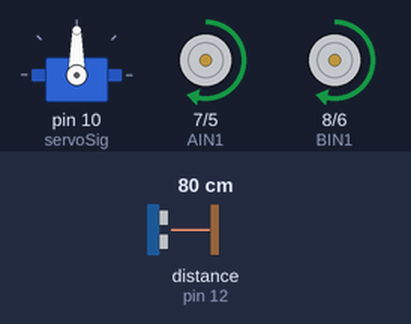
Bench run of a sketch on a simulated Arduino Uno, built with avr-gcc and run on an emulated ATmega328P. Shown: servo, direction and speed pins drawn as motors (green arrow = direction pin HIGH = forward, orange = LOW = backward, longer = more drive). Wiring (inferred from the names in the program): ultrasonic range finder: trigger pin 13; echo pin 12. The test bench sets the inputs (shaded band); at power-on: distance to the obstacle (sensor on pin 12) 80 cm. The echo pulse lasts 58.3 µs per cm.

Above: at 1.8 s.
1.9 s: distance to the obstacle (sensor on pin 12) set to 24 cm
3.4 s: distance to the obstacle (sensor on pin 12) set to 19 cm
At 4.3 s:
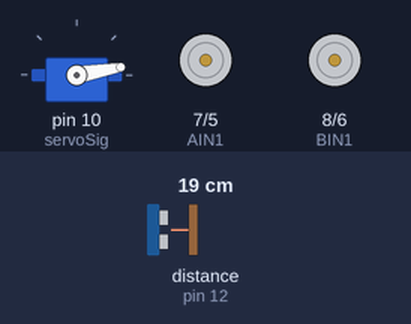
6.5 s: distance to the obstacle (sensor on pin 12) set to 35 cm
At 9.4 s:
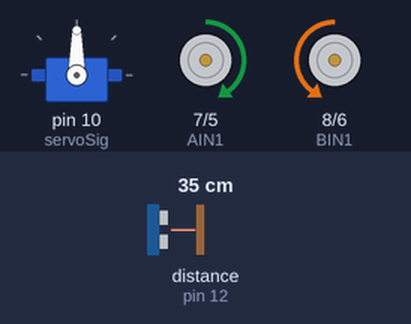
9.6 s: distance to the obstacle (sensor on pin 12) set to 2 cm
At 12.5 s:
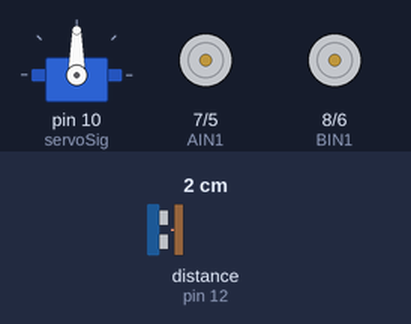
12.7 s: distance to the obstacle (sensor on pin 12) set to 4 cm
Timing chart, 0 to 29.6 s (numbered marks = the images above; inputs shaded):
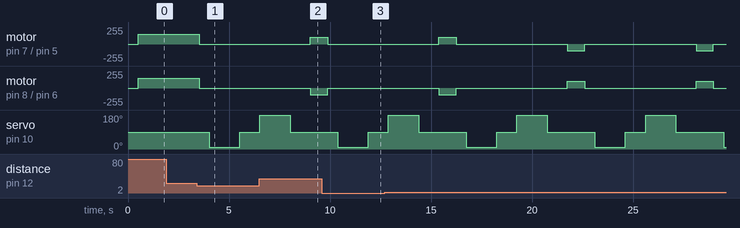

Measured:
- the behaviour switches between 22 and 21 cm on distance to the obstacle (sensor on pin 12) (found by bisection; images 0 and 1)
- after the input at 3.4 s, motor on pin 7 (AIN1) / pin 5 (PWMA), motor on pin 8 (BIN1) / pin 6 (PWMB): forward 150/255 → stopped after 0.12 s; servo on pin 10 (servoSig): 90° → 10° after 0.62 s, → 90° 1.5 s later
- after the input at 6.5 s, motor on pin 7 (AIN1) / pin 5 (PWMA): stopped → forward 100/255 after 2.5 s; motor on pin 8 (BIN1) / pin 6 (PWMB): stopped → backward 100/255 after 2.5 s
- after the input at 9.6 s, motor on pin 7 (AIN1) / pin 5 (PWMA): forward 100/255 → stopped after 0.29 s; motor on pin 8 (BIN1) / pin 6 (PWMB): backward 100/255 → stopped after 0.29 s; servo on pin 10 (servoSig): 90° → 10° after 0.79 s, → 90° 1.5 s later

The sketch:

LiaCollisonAvoidanceDraft1.ino
```cpp
#include <Servo.h>  //servo library
Servo myservo;      // create servo object to control servo

int PWMA =5;
int AIN1=7; // Direction motor B
int BIN1=8;// Direction motor A
int PWMB =6;
int STBY =3;

int MINspeed = 50;// MINImum speed before car or atleast my car struggles

int SPEED1 = 100; //MINspeed for MOVING   TURNS

int SPEED2 = 150;
int SPEED3 = 200;

int MAXspeed = 255;// MAXimum speed before car or atleast my car struggles

int Echo = 12;
int Trig = 13;

int servoSig = 10;

int rightDistance = 0, leftDistance = 0, middleDistance = 0;

void forward(int speed){

  digitalWrite(STBY,1);

  //motor A
  pinMode(PWMA,OUTPUT);
  analogWrite (PWMA,speed);
  pinMode(AIN1,OUTPUT);
  digitalWrite (AIN1,1);

  //Motor B
  pinMode(PWMB,OUTPUT);
  analogWrite(PWMB, speed);
  pinMode(BIN1,OUTPUT);
  digitalWrite (BIN1,1);


}

void backward(int speed){

  digitalWrite(STBY,1);

  //motor A
  pinMode(PWMA,OUTPUT);
  analogWrite (PWMA,speed);
  pinMode(AIN1,OUTPUT);
  digitalWrite (AIN1,0);

  //Motor B
  pinMode(PWMB,OUTPUT);
  analogWrite(PWMB, speed);
  pinMode(BIN1,OUTPUT);
  digitalWrite (BIN1,0);


}
void left(int speed){ // Left means it just turns left meaning stop moving forward and just moves in places leftward or counterclockwise for aslong as delaspeed dictates

  digitalWrite(STBY,1);

  //motor A
  pinMode(PWMA,OUTPUT);
  analogWrite (PWMA,speed);
  pinMode(AIN1,OUTPUT);
  digitalWrite (AIN1,1);

  //Motor B
  pinMode(PWMB,OUTPUT);
  analogWrite(PWMB, speed);
  pinMode(BIN1,OUTPUT);
  digitalWrite (BIN1,0);
}


void right(int speed){  //Right means it just turns right meaning stop moving forward and just moves in places rightward  or clockwise for aslong as delaspeed dictates

  digitalWrite(STBY,1);

  //motor A
  pinMode(PWMA,OUTPUT);
  analogWrite (PWMA,speed);
  pinMode(AIN1,OUTPUT);
  digitalWrite (AIN1,0);

  //Motor B
  pinMode(PWMB,OUTPUT);
  analogWrite(PWMB, speed);
  pinMode(BIN1,OUTPUT);
  digitalWrite (BIN1,1);


}

 void stop (){

  digitalWrite(STBY,1);

  //motor A
  pinMode(PWMA,OUTPUT);
  analogWrite (PWMA,0);
  pinMode(AIN1,OUTPUT);
  digitalWrite (AIN1,1);

  //Motor B
  pinMode(PWMB,OUTPUT);
  analogWrite(PWMB, 0);
  pinMode(BIN1,OUTPUT);
  digitalWrite (BIN1,1);


}


//Ultrasonic distance measurement Sub function
int Distance_test() {
  digitalWrite(Trig, LOW);
  delayMicroseconds(2);
  digitalWrite(Trig, HIGH);
  delayMicroseconds(20);
  digitalWrite(Trig, LOW);
  float Fdistance = pulseIn(Echo, HIGH);
  Fdistance= Fdistance / 58;
  return (int)Fdistance;
}

void setup() {
  myservo.attach(servoSig);  // attach servo on pin 3 to servo object
  Serial.begin(9600);
  pinMode(Echo, INPUT);
  pinMode(Trig, OUTPUT);

}

void loop() {
    myservo.write(90);  //setservo position according to scaled value
    delay(500);
    middleDistance = Distance_test();
   forward(100);
    if(middleDistance <= 20) {
      stop();
      delay(500);
      myservo.write(10);
      delay(1000);
      rightDistance = Distance_test();

      delay(500);
      myservo.write(90);
      delay(1000);
      myservo.write(180);
      delay(1000);
      leftDistance = Distance_test();

      delay(500);
      myservo.write(90);
      delay(1000);
      if(rightDistance > leftDistance) {
        right(SPEED1);
        delay(360);
      }
      else if(rightDistance < leftDistance) {
        left(SPEED1);
        delay(360);
      }
      else if((rightDistance <= 20) || (leftDistance <= 20)) {
        backward(SPEED2);
        delay(180);
      }
      else {
        forward(SPEED2);
      }
    }
    else {
        forward(SPEED2);
    }
}
```
